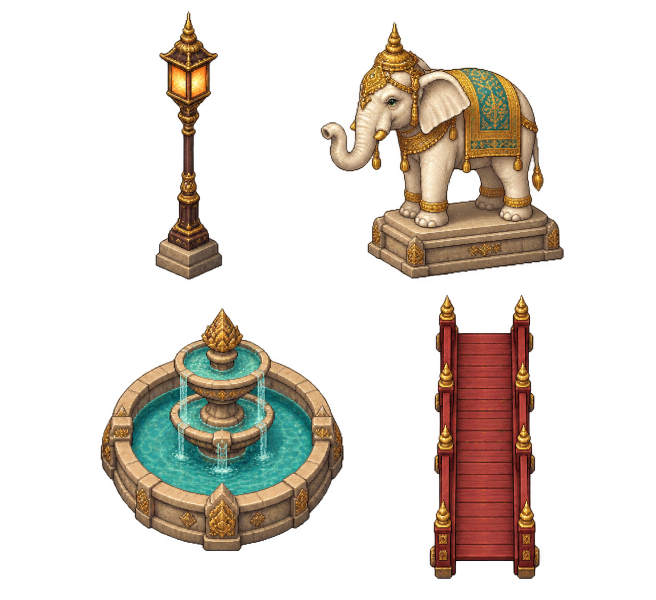
#> input picture assets/reference/village-decor-v1.png, 1312 x 1199 px (shown at 1/2 size)
$ python extract-decor.py
#> lines starting #> are read from the running program, lines starting #| are printed output that depends on the picture; after the words box and inside, x2 and y2 are one past the last pixel; in counts of white or black regions, pixels touching at a corner belong together
### tools/artcut.py
"""見本画像から人物・敵を切り出す共通の部品（tools/extract-bosses.py・tools/extract-enemies.py が使う）。
- cutout：外周から「となりとの色の差が小さい所（背景のグラデーションや光）」だけをたどって背景を消す。輪郭線（黒）や衣装は残る。
- shrink：面積平均＋中央値で縮小（格子のそろっていない見本でも、にじませずに1ドット＝1ピクセルへ）。
- place：決まった大きさのキャンバスに、足の裏の位置と足元の中央をそろえて置く。"""
from collections import deque
import numpy as np


# [49 lines left out: function cutout, not called in this run]


def shrink(a, fg, k):
    """面積平均で縮小。色は不透明な画素だけで平均し、形は覆う割合で決める"""
    h, w = fg.shape
    W, H = max(1, round(w * k)), max(1, round(h * k))
    out = np.zeros((H, W, 4), np.uint8)
    for j in range(H):
        y0, y1 = int(j / k), max(int((j + 1) / k), int(j / k) + 1)
        for i in range(W):
            x0, x1 = int(i / k), max(int((i + 1) / k), int(i / k) + 1)
            m = fg[y0:y1, x0:x1]
            cov = m.mean()
            if cov < 0.45: continue
            px = a[y0:y1, x0:x1][m].astype(np.float64)
            # 中央値で色を決める（輪郭と中の色が混ざってにごるのを防ぐ）
            out[j, i, :3] = np.median(px, axis=0)
            out[j, i, 3] = 255
    return out


def bbox(m):
    ys, xs = np.nonzero(m)
    return ys.min(), ys.max(), xs.min(), xs.max()


# [12 lines left out: function place, not called in this run]

### tools/extract-decor.py
"""村の飾りの見本 assets/reference/village-decor-v1.png（透過、1312×1199、4つの部品）から、村で描く大きさの透過PNGを作る。
街灯（lamp）・白いゾウの像（elephant）・噴水（fountain）・赤い橋（bridge）。
- 透明度 200 未満（ふちの薄い半透明＝見本の外側のにじみ）は消す。縮小は面積の中央値（artcut.shrink）。描き直しはしない。
- 赤い橋は川（3マス）に合わせて、欄干の柱のくり返し区間（見本の橋の中の 90〜341 行）を抜いて短くする（柱と柱の間で切るので継ぎ目が目立たない）。
使い方：python3 tools/extract-decor.py"""
import os, sys
import numpy as np
from PIL import Image
sys.path.insert(0, os.path.dirname(os.path.abspath(__file__)))
from artcut import shrink

ROOT = os.path.dirname(os.path.dirname(os.path.abspath(__file__)))
SRC = os.path.join(ROOT, 'assets', 'reference', 'village-decor-v1.png')
OUT = os.path.join(ROOT, 'assets', 'village', 'decor')
# 見本の中の範囲（左, 上, 右, 下）、縮小率、抜く行（部品の中の行）
PARTS = {
    'lamp': ((312, 24, 444, 560), 0.11, None),
    'elephant': ((640, 44, 1128, 560), 0.11, None),
    'fountain': ((200, 616, 688, 1104), 0.16, None),
    'bridge': ((860, 588, 1080, 1160), 0.33, (90, 259)),
}


def main():
    a = np.asarray(Image.open(SRC).convert('RGBA'))
#> a is the input picture: shape (1199, 1312, 4); mean R, G, B, A 38.5, 30, 22, 66.1
    os.makedirs(OUT, exist_ok=True)
    for name, ((l, t, r, b), k, cut) in PARTS.items():
        c = a[t:b, l:r]
        if cut: c = np.concatenate([c[:cut[0]], c[cut[1]:]], axis=0)
        fg = c[:, :, 3] >= 200
        ys, xs = np.nonzero(fg)
        c, fg = c[ys.min():ys.max() + 1, xs.min():xs.max() + 1, :3], fg[ys.min():ys.max() + 1, xs.min():xs.max() + 1]
        s = shrink(c, fg, k)
        Image.fromarray(s, 'RGBA').save(os.path.join(OUT, name + '.png'))
        print(name, s.shape[1], 'x', s.shape[0])
#> this loop made 4 passes
#> pass 1, in main, `c = a[t:b, l:r]`:
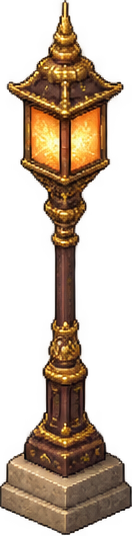
#> c: shape (536, 132, 4); mean R, G, B, A 57.2, 39.5, 22.1, 103.6; transparent parts drawn white
#> pass 1, in main, `fg = c[:, :, 3] >= 200`:
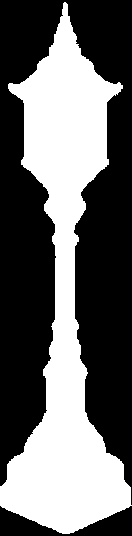
#> fg: shape (536, 132) bool; 40.4% white; 1 white region, box (x1, y1, x2, y2) and area: (0, 2, 132, 534) 28561
#> pass 1, in main, `c, fg = c[ys.min():ys.max() + 1, xs.min():xs.max() + 1, :3], fg[ys.min..`:
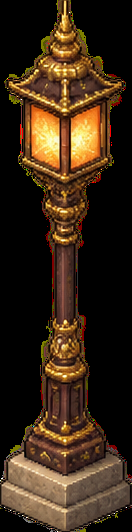
#> c: shape (532, 132, 3); mean R, G, B 57.5, 39.6, 22.2
#> pass 1, in main, `c, fg = c[ys.min():ys.max() + 1, xs.min():xs.max() + 1, :3], fg[ys.min..`:
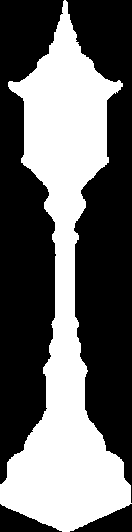
#> fg: shape (532, 132) bool; 40.7% white; 1 white region, box (x1, y1, x2, y2) and area: (0, 0, 132, 532) 28561
#> after the loop:
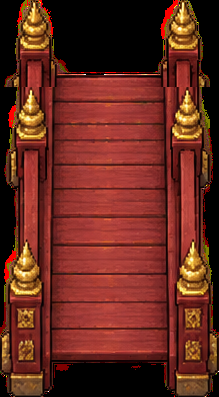
#> c: shape (397, 219, 3); mean R, G, B 103.1, 42.3, 30.4
#> after the loop:
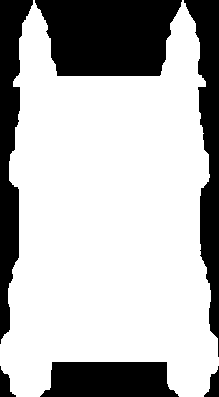
#> fg: shape (397, 219) bool; 71.2% white; 6 black regions, box (x1, y1, x2, y2) and area: (35, 0, 182, 76) 9223, (184, 0, 219, 357) 5612, (0, 0, 33, 344) 5538, (40, 362, 179, 397) 4188, (0, 366, 16, 397) 261, (204, 366, 219, 397) 246
#> after the loop:
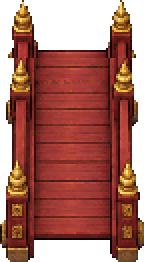
#> s: shape (131, 72, 4) (shown 2 times larger); mean R, G, B, A 96.4, 39.2, 29.1, 183.2; transparent parts drawn white


if __name__ == '__main__':
    main()

$ run again, with assets/reference/ayutthaya-ruins-v1.png copied over assets/reference/village-decor-v1.png
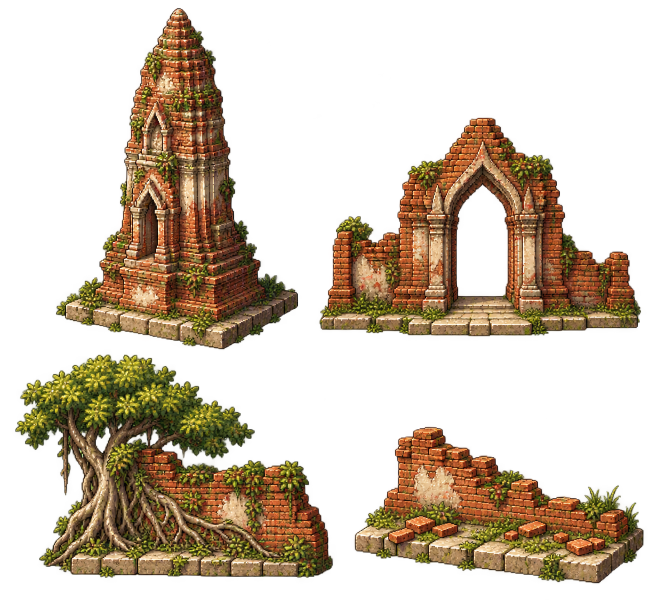
#> input picture assets/reference/ayutthaya-ruins-v1.png, 1312 x 1199 px (shown at 1/2 size)
#> in main, a is the input picture: shape (1199, 1312, 4); mean R, G, B, A 50.8, 36.7, 19.2, 93.5
#> the loop in main, `for name, ((l, t, r, b), k, cut) in PARTS.items():` made 4 passes
#> pass 1, in main, `fg = c[:, :, 3] >= 200`:
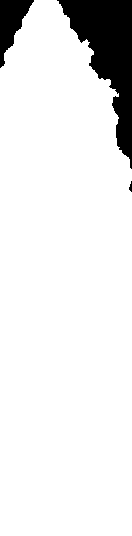
#> fg: shape (536, 132) bool; 90.8% white; 3 black regions, box (x1, y1, x2, y2) and area: (57, 0, 132, 169) 5362, (0, 0, 34, 68) 1130, (129, 181, 132, 192) 21
#> after the loop in main, `for name, ((l, t, r, b), k, cut) in PARTS.items():`:
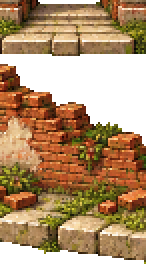
#> s: shape (132, 73, 4) (shown 2 times larger); mean R, G, B, A 114.5, 82.6, 47.3, 192.5; transparent parts drawn white
